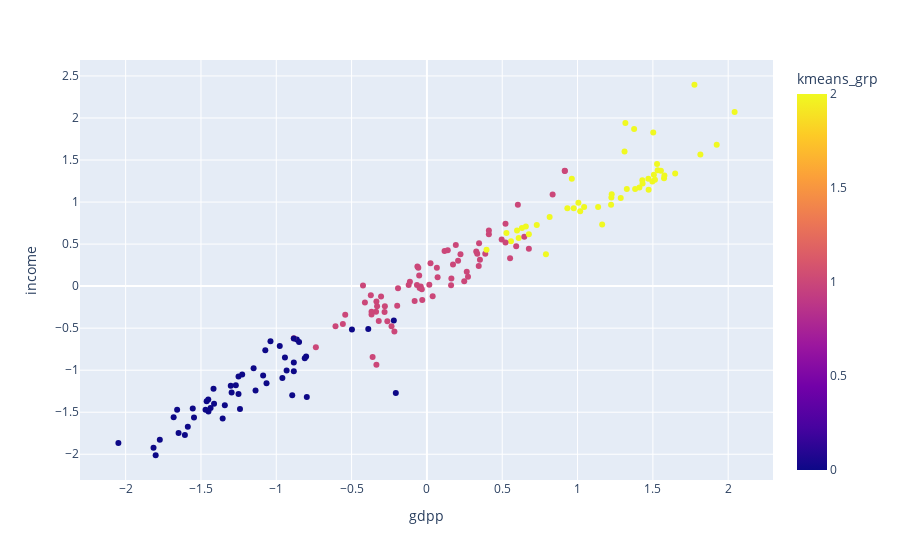

Here is the notebook cell this chart was saved with:
### Code cell
px.scatter(transformed_data, x="gdpp", y="income", color="kmeans_grp")

### Figure 1 — Plotly figure (JSON) as saved in the notebook; plotly's stock layout.template omitted (floating-point values rounded to 4 significant figures; data arrays with more than 128 entries replaced by an {"elided": "..."} marker saying what was removed)
{"data": [{"hovertemplate": "gdpp=%{x}<br>income=%{y}<br>kmeans_grp=%{marker.color}<extra></extra>", "legendgroup": "", "marker": {"color": {"elided": "167 int values"}, "coloraxis": "coloraxis", "symbol": "circle"}, "mode": "markers", "name": "", "orientation": "v", "showlegend": false, "type": "scatter", "x": {"elided": "167 float values"}, "xaxis": "x", "y": {"elided": "167 float values"}, "yaxis": "y"}], "layout": {"coloraxis": {"colorbar": {"title": {"text": "kmeans_grp"}}, "colorscale": [[0, "#0d0887"], [0.1111, "#46039f"], [0.2222, "#7201a8"], [0.3333, "#9c179e"], [0.4444, "#bd3786"], [0.5556, "#d8576b"], [0.6667, "#ed7953"], [0.7778, "#fb9f3a"], [0.8889, "#fdca26"], [1, "#f0f921"]]}, "legend": {"tracegroupgap": 0}, "margin": {"t": 60}, "xaxis": {"anchor": "y", "domain": [0, 1], "title": {"text": "gdpp"}}, "yaxis": {"anchor": "x", "domain": [0, 1], "title": {"text": "income"}}}}
